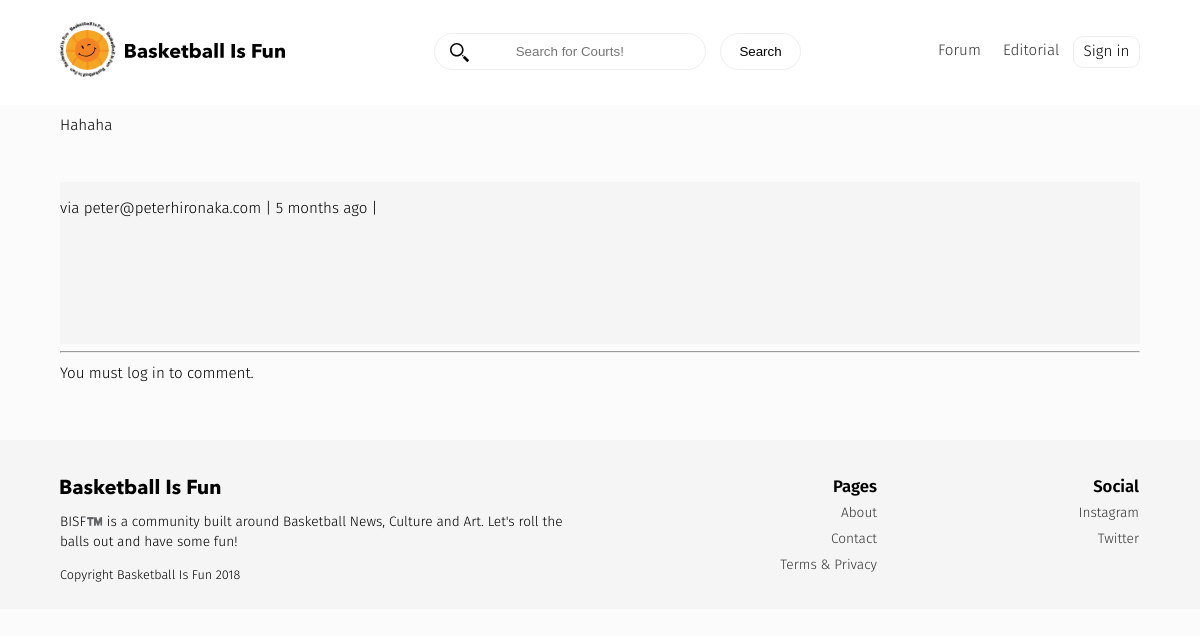
Page /comments/52/ on the committed database.
### comments/models.py (models this page shows, shortened)
class Comment(models.Model):
    user        = models.ForeignKey(settings.AUTH_USER_MODEL, default=1)
    content_type = models.ForeignKey(ContentType, on_delete=models.CASCADE)
    object_id = models.PositiveIntegerField()
    content_object = GenericForeignKey('content_type', 'object_id')
    parent      = models.ForeignKey("self", null=True, blank=True)
    content     = models.TextField()
    timestamp   = models.DateTimeField(auto_now_add=True)
    objects = CommentManager()
    class Meta:
        ordering = ['-timestamp']
    def children(self): #replies
        return Comment.objects.filter(parent=self)
    @property
    def is_parent(self):
        if self.parent is not None:
            return False
        return True

### accounts/models.py (models this page shows, shortened)
class User(AbstractBaseUser):
    username = models.CharField(max_length=255,
        unique=True,)
    email = models.EmailField(
        verbose_name='email address',
        max_length=255,
        unique=True,
    )
    image = models.ImageField(upload_to=upload_location,
        null=True,
        blank=True,
        width_field="width_field",
        height_field="height_field")
    active = models.BooleanField(default=True)
    staff = models.BooleanField(default=False) # a admin user; non super-user
    admin = models.BooleanField(default=False) # a superuser
    height_field = models.IntegerField(default=0)
    width_field = models.IntegerField(default=0)
    USERNAME_FIELD = 'email'
    REQUIRED_FIELDS = [] # Email & Password are required by default.
    objects = UserManager()
    def __str__(self):              # __unicode__ on Python 2
        return self.email

### comments/views.py (the view, shortened to what this page needs)
# urls.py: url(r'^(?P<id>\d+)/$', comment_thread, name='thread'),
def comment_thread(request, id):
    try:
    	obj = Comment.objects.get(id=id)
    except:
    	raise Http404
    if not obj.is_parent:
   		obj = obj.parent
    content_object = obj.content_object # Post that the comment is on
    content_id = obj.content_object.id
    initial_data = {
            "content_type": obj.content_type,
            "object_id": obj.object_id
    }
    form = CommentForm(request.POST or None, initial=initial_data)
    context = {
        "comment": obj,
        "form": form,
    }
    return render(request, "comment_thread.html", context)

### comments/forms.py
class CommentForm(forms.Form):
	content_type = forms.CharField(widget=forms.HiddenInput)
	object_id = forms.IntegerField(widget=forms.HiddenInput)
	content = forms.CharField(label='',	widget=forms.Textarea)

### templates/comment_thread.html (shortened to what this page needs)
{% extends "base.html" %}
{% load urlify %}
{% load crispy_forms_tags %}
{% block content %}
<div class='col-sm-6 col-sm-offset-3'>
          <p>{{ comment.content }}</p>
          <footer>via {{ comment.user }} | {{ comment.timestamp|timesince }} ago |  </footer>
          <hr/>
          <div>
        {% if request.user.is_authenticated %}
            <form method="POST" action="."> {% csrf_token %}
                {{ form|crispy }}
                <input type='hidden' name='parent_id' value='{{ comment.id }}'>
                <input type='submit' value='Reply' class='btn btn-default'>
            </form>
                  {% else %}
        <p>You must log in to comment.</p>
        {% endif %}
        </div>
</div>
{% endblock content %}

### static/css/main.css (style rules this page uses)
.clear,footer { clear:both }
body { font-family:'Fira Sans',sans-serif;border:0;padding:0;font-weight:300;-webkit-text-size-adjust:100%;-webkit-font-feature-settings:"kern" 1;-moz-font-feature-settings:"kern" 1;-o-font-feature-settings:"kern" 1;font-feature-settings:"kern" 1;font-kerning:normal;background-color:#fbfbfb;line-height:1.4;font-size:.95em;overflow-x:hidden }
body,html { min-height:100%;margin:0 }
footer { background:#f5f5f5;position:relative;width:100%;min-height:131px;padding:1em 0;bottom:0;line-height:1.5;margin-top:3em }
p { margin:10px 0 }

### rows in the picture
Comment: content "Hahaha", user "peter@peterhironaka.com", timestamp "5 months"
